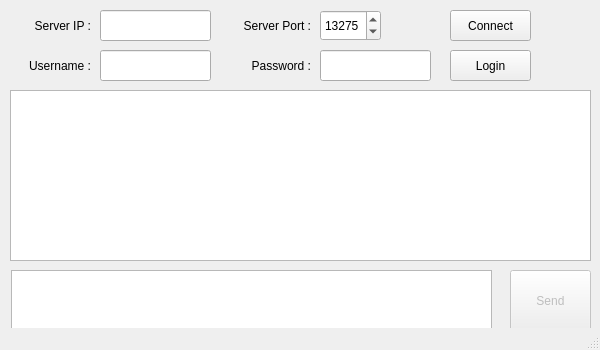
<?xml version="1.0" encoding="UTF-8"?>
<ui version="4.0">
 <class>MW_Client</class>
 <widget class="QMainWindow" name="MW_Client">
  <property name="geometry">
   <rect>
    <x>0</x>
    <y>0</y>
    <width>600</width>
    <height>350</height>
   </rect>
  </property>
  <property name="minimumSize">
   <size>
    <width>600</width>
    <height>350</height>
   </size>
  </property>
  <property name="maximumSize">
   <size>
    <width>600</width>
    <height>400</height>
   </size>
  </property>
  <property name="windowTitle">
   <string>LetsChatClient</string>
  </property>
  <widget class="QWidget" name="centralwidget">
   <widget class="QLabel" name="L_ServerIP">
    <property name="geometry">
     <rect>
      <x>10</x>
      <y>10</y>
      <width>81</width>
      <height>31</height>
     </rect>
    </property>
    <property name="text">
     <string>Server IP :</string>
    </property>
    <property name="alignment">
     <set>Qt::AlignRight|Qt::AlignTrailing|Qt::AlignVCenter</set>
    </property>
   </widget>
   <widget class="QLabel" name="L_ServerPort">
    <property name="geometry">
     <rect>
      <x>230</x>
      <y>10</y>
      <width>81</width>
      <height>31</height>
     </rect>
    </property>
    <property name="text">
     <string>Server Port :</string>
    </property>
    <property name="alignment">
     <set>Qt::AlignRight|Qt::AlignTrailing|Qt::AlignVCenter</set>
    </property>
   </widget>
   <widget class="QLineEdit" name="LE_ServerIP">
    <property name="geometry">
     <rect>
      <x>100</x>
      <y>10</y>
      <width>111</width>
      <height>31</height>
     </rect>
    </property>
    <property name="text">
     <string/>
    </property>
    <property name="alignment">
     <set>Qt::AlignCenter</set>
    </property>
   </widget>
   <widget class="QSpinBox" name="SB_ServerPort">
    <property name="geometry">
     <rect>
      <x>320</x>
      <y>10</y>
      <width>61</width>
      <height>31</height>
     </rect>
    </property>
    <property name="maximum">
     <number>65535</number>
    </property>
    <property name="value">
     <number>13275</number>
    </property>
   </widget>
   <widget class="QPlainTextEdit" name="PT_Info">
    <property name="geometry">
     <rect>
      <x>10</x>
      <y>90</y>
      <width>581</width>
      <height>171</height>
     </rect>
    </property>
    <property name="readOnly">
     <bool>true</bool>
    </property>
   </widget>
   <widget class="QLabel" name="L_Username">
    <property name="geometry">
     <rect>
      <x>10</x>
      <y>50</y>
      <width>81</width>
      <height>31</height>
     </rect>
    </property>
    <property name="text">
     <string>Username :</string>
    </property>
    <property name="alignment">
     <set>Qt::AlignRight|Qt::AlignTrailing|Qt::AlignVCenter</set>
    </property>
   </widget>
   <widget class="QLineEdit" name="LE_Username">
    <property name="geometry">
     <rect>
      <x>100</x>
      <y>50</y>
      <width>111</width>
      <height>31</height>
     </rect>
    </property>
   </widget>
   <widget class="QLabel" name="L_Password">
    <property name="geometry">
     <rect>
      <x>230</x>
      <y>50</y>
      <width>81</width>
      <height>31</height>
     </rect>
    </property>
    <property name="text">
     <string>Password :</string>
    </property>
    <property name="alignment">
     <set>Qt::AlignRight|Qt::AlignTrailing|Qt::AlignVCenter</set>
    </property>
   </widget>
   <widget class="QLineEdit" name="LE_Password">
    <property name="geometry">
     <rect>
      <x>320</x>
      <y>50</y>
      <width>111</width>
      <height>31</height>
     </rect>
    </property>
   </widget>
   <widget class="QPushButton" name="PB_Connect">
    <property name="geometry">
     <rect>
      <x>450</x>
      <y>10</y>
      <width>81</width>
      <height>31</height>
     </rect>
    </property>
    <property name="text">
     <string>Connect</string>
    </property>
   </widget>
   <widget class="QPushButton" name="PB_Login">
    <property name="geometry">
     <rect>
      <x>450</x>
      <y>50</y>
      <width>81</width>
      <height>31</height>
     </rect>
    </property>
    <property name="text">
     <string>Login</string>
    </property>
   </widget>
   <widget class="QPlainTextEdit" name="PT_Chat">
    <property name="geometry">
     <rect>
      <x>11</x>
      <y>270</y>
      <width>481</width>
      <height>61</height>
     </rect>
    </property>
   </widget>
   <widget class="QPushButton" name="PB_Send">
    <property name="enabled">
     <bool>false</bool>
    </property>
    <property name="geometry">
     <rect>
      <x>510</x>
      <y>270</y>
      <width>81</width>
      <height>61</height>
     </rect>
    </property>
    <property name="text">
     <string>Send</string>
    </property>
   </widget>
  </widget>
  <widget class="QMenuBar" name="menubar">
   <property name="geometry">
    <rect>
     <x>0</x>
     <y>0</y>
     <width>600</width>
     <height>21</height>
    </rect>
   </property>
  </widget>
  <widget class="QStatusBar" name="statusbar">
   <property name="sizeGripEnabled">
    <bool>true</bool>
   </property>
  </widget>
 </widget>
 <resources/>
 <connections/>
</ui>
